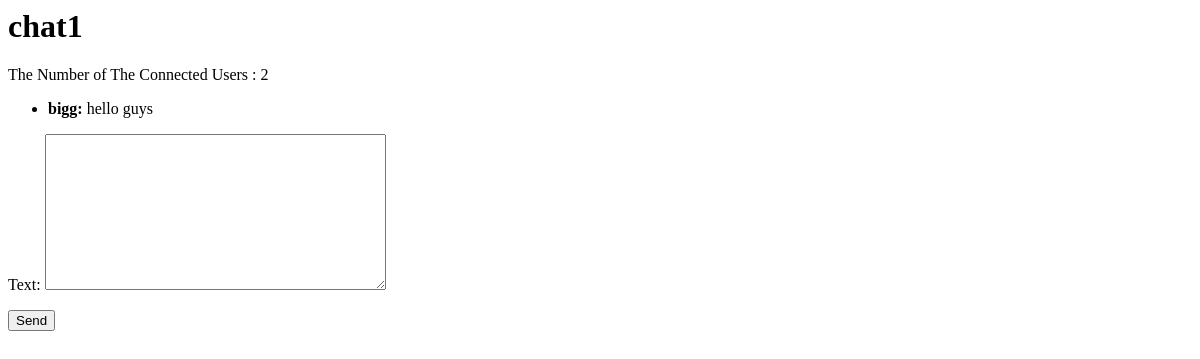
Before: /chat/1/ with the older database file.
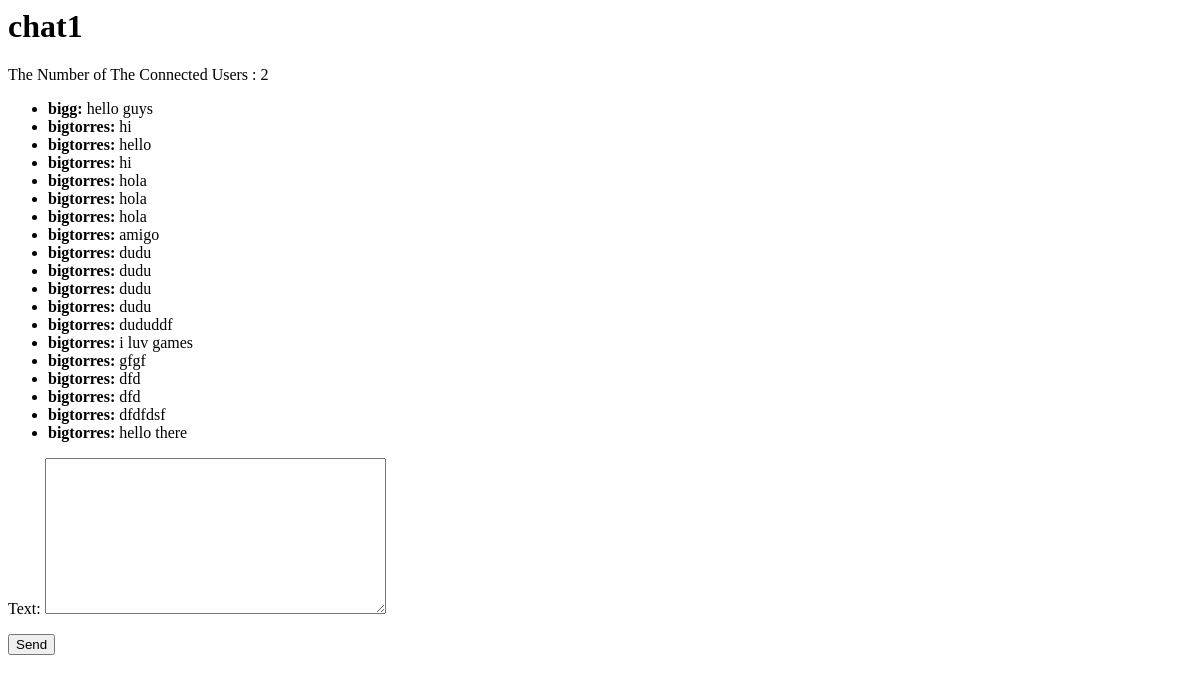
After: the same page with the newer database file.
### chat/models.py (models this page shows, shortened)
class Message(models.Model):
    text = models.TextField()
    sender = models.ForeignKey(settings.AUTH_USER_MODEL, on_delete=models.CASCADE)
    chat_room = models.ForeignKey(
        ChatRoom, on_delete=models.CASCADE, related_name="chat_room"
    )
    timestamp = models.DateTimeField(auto_now_add=True)

### accounts/models.py (models this page shows)
class CustomUser(AbstractBaseUser, PermissionsMixin):
    username = models.CharField(unique=True, max_length=30)
    email = models.EmailField(unique=True)
    first_name = models.CharField(max_length=30)
    last_name = models.CharField(max_length=30)
    profile_image = models.ImageField(
        upload_to="static/images", blank=True, null=True, default=None
    )
    is_active = models.BooleanField(default=True)
    is_staff = models.BooleanField(default=False)
    date_joined = models.DateTimeField(auto_now_add=True, null=True, blank=True)
    age = models.PositiveIntegerField(null=True, blank=True)
    objects = CustomUserManager()
    USERNAME_FIELD = "username"
    REQUIRED_FIELDS = ["email", "first_name", "last_name"]
    def __str__(self):
        return self.username

### chat/views.py (the view, shortened to what this page needs)
# urls.py: path("chat/<int:chat_id>/", ChatRoomDetail, name="chat_room-detail"),
def ChatRoomDetail(request, chat_id):
    chat = get_object_or_404(ChatRoom, pk=chat_id)
    messages = get_list_or_404(Message, chat_room=chat)
    form = MessageForm()
    if request.method == "POST":
        return SendMessageView(request, chat, form)
    return render(
        request,
        "chat_room_detail.html",
        context={"chat": chat, "messages": messages, "form": form},
    )

### chat/forms.py
class MessageForm(forms.ModelForm):
    class Meta:
        model = Message
        fields = ["text"]

### templates/chat_room_detail.html (shortened to what this page needs)
{% block content %}
<div>
    <h1>{{chat.name}}</h1>
    <p>The Number of The Connected Users : {{chat.participants.count}}</p>
    <ul id="chat-log">
        {% for message in messages %}
            <li><strong>{{message.sender}}:</strong> {{message.text}}</li>
        {% endfor %}
    </ul>
    {% include "send_message.html" %}
</div>
{% endblock content %}

Changed rows visible on the page:
added Message: sender "bigtorres", text "hi"
added Message: sender "bigtorres", text "hello"
added Message: sender "bigtorres", text "hi"
added Message: sender "bigtorres", text "hola"
added Message: sender "bigtorres", text "hola"
added Message: sender "bigtorres", text "hola"
added Message: sender "bigtorres", text "amigo"
added Message: sender "bigtorres", text "dudu"
added Message: sender "bigtorres", text "dudu"
added Message: sender "bigtorres", text "dudu"
added Message: sender "bigtorres", text "dudu"
added Message: sender "bigtorres", text "dududdf"
added Message: sender "bigtorres", text "i luv games"
added Message: sender "bigtorres", text "gfgf"
added Message: sender "bigtorres", text "dfd"
added Message: sender "bigtorres", text "dfd"
added Message: sender "bigtorres", text "dfdfdsf"
added Message: sender "bigtorres", text "hello there"
